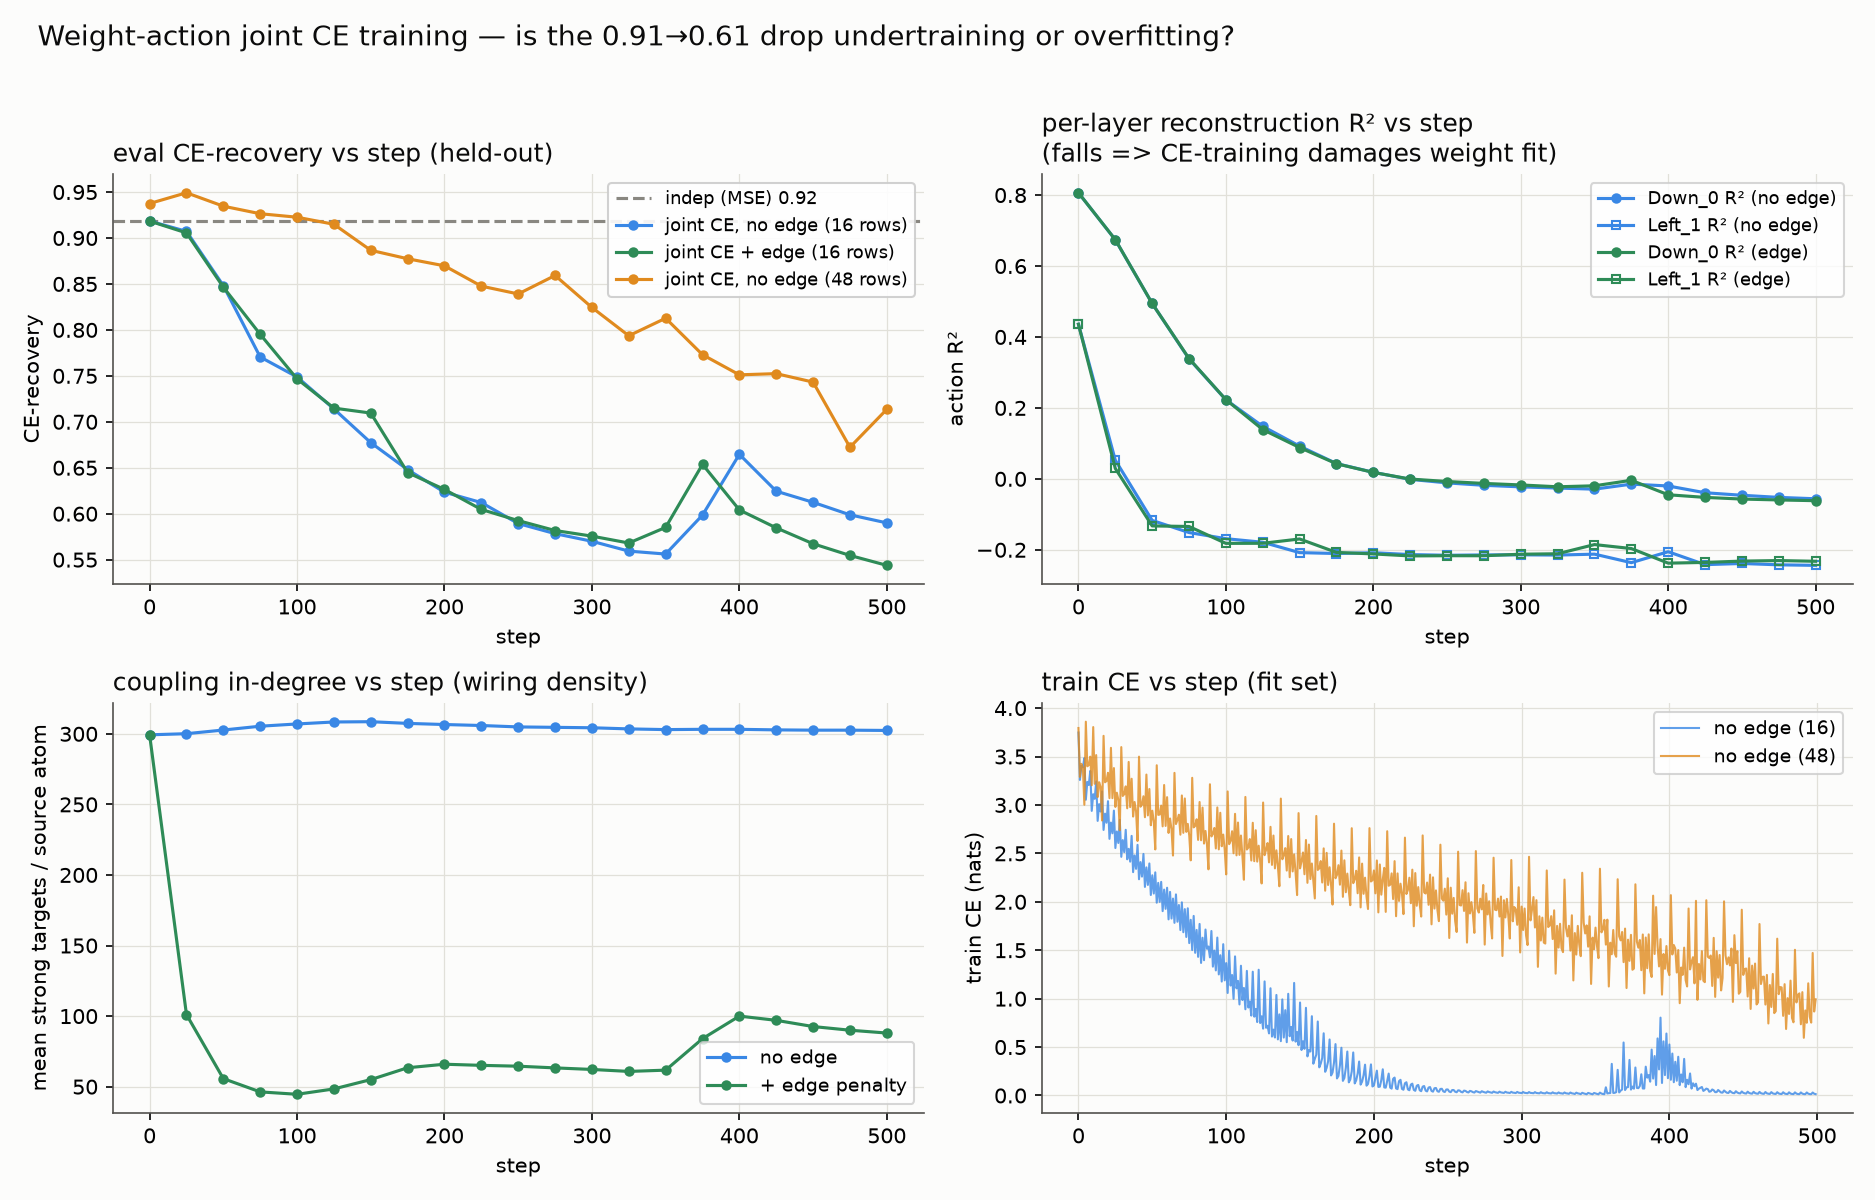

Reproduce this figure in Python.
"""TRAINING CURVES for the real-model CE-trained joint composition (diagnose the
0.908->0.605 drop: undertraining, or CE fine-tune damaging a good init?). Logs,
over steps: eval CE-recovery (held out), per-layer reconstruction R2 (Down_0,
Left_1), coupling in-degree, and train CE. Warm-starts joint from the independent
MSE solution (CE-rec ~0.9). Conditions:
  indep        -- reference (MSE per layer, no CE): flat lines.
  joint_e0     -- CE fine-tune, no edge, NFIT=16 (the real-run config).
  joint_e      -- CE fine-tune + edge penalty, NFIT=16.
  joint_e0_big -- CE fine-tune, no edge, NFIT=48 (overfitting test: more data ->
                  does eval CE-recovery hold?).
Produces a 4-panel figure (palette-matched) + the curve arrays as JSON.

REGISTERED PREDICTIONS:
  (0) if the drop is OVERFITTING: joint_e0 eval CE-recovery FALLS below its warm-
      start 0.9 as train CE falls, and joint_e0_big (more data) holds HIGHER;
  (a) if UNDERTRAINING: eval CE-recovery still RISING at the step budget (it is not
      plateaued) -- more steps would help;
  (b) edge penalty drops in-degree sharply with eval CE-recovery tracking joint_e0
      (sparser wiring, ~no CE cost);
  NULL: reconstruction R2 of each layer stays high if CE-training is not damaging
      the weight fit (if R2 falls, CE-training is trading weight-faithfulness for
      fit-set CE = overfitting)."""
import json, time, sys, torch
import torch.nn.functional as F
import numpy as np
import matplotlib; matplotlib.use('Agg'); import matplotlib.pyplot as plt
sys.path.insert(0, '/workspace/rspd'); sys.path.insert(0, '/workspace/tensor_language')
import census_lib as cl
from bilin18_joint_removal import m, DEV
from palette import INK, SECONDARY, MUTED, GRID, SURFACE

D = 1152; HID = 4608
PT = '/workspace/tensor_language/basis_aligned/bilinear_quotient/'
OUT = PT + 'real_joint_ce_curves_results.json'; FIG = PT + 'real_joint_ce_curves.png'
NEVAL = 24; P = 512; K = 32; STEPS = 500; EVAL_EVERY = 25; LAM_E = 0.03
SUB = {'d0': None, 'l1': None}
BLUE, RED, GREEN, ORANGE = '#3987e5', '#e34948', '#2e8b57', '#e08a1e'


def topk(pre, k):
    val, idx = pre.topk(k, dim=1); z = torch.zeros_like(pre); z.scatter_(1, idx, F.relu(val)); return z


def hook_d0(mo, i_, o_):
    return o_ if SUB['d0'] is None else SUB['d0'](i_[0].reshape(-1, HID)).reshape(o_.shape).to(o_.dtype)


def hook_l1(mo, i_, o_):
    return o_ if SUB['l1'] is None else SUB['l1'](i_[0].reshape(-1, D)).reshape(o_.shape).to(o_.dtype)


def forward_logits(idx):
    x = F.rms_norm(m.transformer.wte(idx), (D,)); x0 = x; v1 = None
    for blk in m.transformer.h: x, v1 = blk(x, v1, x0)
    return 30.0*torch.tanh(m.lm_head(F.rms_norm(x, (D,)))/30.0)


def ce_on(rows, n):
    s = 0.0; nn = 0
    for i in range(0, n, 4):
        bb = rows[i:i+4, :257].to(DEV); idx = bb[:, :-1].contiguous(); tgt = bb[:, 1:].contiguous()
        lp = F.log_softmax(forward_logits(idx).float(), -1)
        s += float(F.nll_loss(lp.reshape(-1, lp.shape[-1]), tgt.reshape(-1)))*idx.shape[0]; nn += idx.shape[0]
    return s/nn


@torch.no_grad()
def capture(rows, n, module, dim):
    cap = []
    h = module.register_forward_hook(lambda mo, i_, o_: cap.append(i_[0].detach().float().reshape(-1, dim)))
    for i in range(0, n, 4): forward_logits(rows[i:i+4, :257].to(DEV)[:, :-1].contiguous())
    h.remove(); return torch.cat(cap, 0)


def sub_fn(Dm, Em, b): return lambda g: topk(g @ Em.T, K) @ Dm.T + b


def r2(recon, Y): return float(1 - ((Y-recon)**2).sum()/((Y-Y.mean(0))**2).sum())


def in_degree(EL, D0, thr=0.2):
    C = F.normalize(EL, dim=1) @ F.normalize(D0, dim=0)
    return float((C.abs() > thr*C.abs().max(0).values.clamp_min(1e-9)).float().sum(0).mean())


def train_indep(Xin, Ytrue, din, dout, seed):
    torch.manual_seed(seed)
    Dm = (torch.randn(dout, P, device=DEV)/np.sqrt(dout)).requires_grad_(True)
    Em = (torch.randn(P, din, device=DEV)/np.sqrt(din)).requires_grad_(True)
    b = Ytrue.mean(0).clone().requires_grad_(True); opt = torch.optim.Adam([Dm, Em, b], lr=3e-3)
    for s in range(600):
        z = topk(Xin @ Em.T, K); loss = F.mse_loss(z @ Dm.T + b, Ytrue)
        opt.zero_grad(); loss.backward(); opt.step()
    return Dm.detach(), Em.detach(), b.detach()


def run_joint(fit, nfit, g0, r1, Y0, YL, lam, init0, initL, ce_abl, ben, ev):
    D0 = init0[0].clone().requires_grad_(True); E0 = init0[1].clone().requires_grad_(True); b0 = init0[2].clone().requires_grad_(True)
    DL = initL[0].clone().requires_grad_(True); EL = initL[1].clone().requires_grad_(True); bL = initL[2].clone().requires_grad_(True)
    opt = torch.optim.Adam([D0, E0, b0, DL, EL, bL], lr=1e-3)
    cur = {'step': [], 'ce_rec': [], 'r2_d0': [], 'r2_l1': [], 'in_deg': [], 'train_ce': []}
    for s in range(STEPS + 1):
        if s % EVAL_EVERY == 0:
            SUB['d0'] = sub_fn(D0.detach(), E0.detach(), b0.detach()); SUB['l1'] = sub_fn(DL.detach(), EL.detach(), bL.detach())
            with torch.no_grad():
                ce = ce_on(ev, NEVAL)
                rec0 = topk(g0 @ E0.T, K) @ D0.T + b0; recL = topk(r1 @ EL.T, K) @ DL.T + bL
            SUB['d0'] = SUB['l1'] = None
            cur['step'].append(s); cur['ce_rec'].append(round(float((ce_abl-ce)/max(ben,1e-6)), 4))
            cur['r2_d0'].append(round(r2(rec0, Y0), 4)); cur['r2_l1'].append(round(r2(recL, YL), 4))
            cur['in_deg'].append(round(in_degree(EL.detach(), D0.detach()), 1))
        if s == STEPS: break
        SUB['d0'] = sub_fn(D0, E0, b0); SUB['l1'] = sub_fn(DL, EL, bL)
        bb = fit[(s % (nfit//4))*4:(s % (nfit//4))*4+4, :257].to(DEV)
        idx = bb[:, :-1].contiguous(); tgt = bb[:, 1:].contiguous()
        lp = F.log_softmax(forward_logits(idx).float(), -1)
        ce = F.nll_loss(lp.reshape(-1, lp.shape[-1]), tgt.reshape(-1))
        C = F.normalize(EL, dim=1) @ F.normalize(D0, dim=0)
        (ce + lam*C.abs().mean()).backward(); opt.step(); opt.zero_grad()
        cur['train_ce'].append(round(float(ce), 4))
        SUB['d0'] = SUB['l1'] = None
    return cur


def main():
    t0 = time.time(); cl.use_state(PT + 'census_state_diverse.pt')
    rows = cl.fineweb_rows(48 + NEVAL); ev = rows[48:48+NEVAL]
    W0 = m.transformer.h[0].mlp.Down.weight.data.float().to(DEV)
    WL = m.transformer.h[1].mlp.Left.weight.data.float().to(DEV)
    h0 = m.transformer.h[0].mlp.Down.register_forward_hook(hook_d0)
    hL = m.transformer.h[1].mlp.Left.register_forward_hook(hook_l1)

    g0_big = capture(rows[:48], 48, m.transformer.h[0].mlp.Down, HID)
    r1_big = capture(rows[:48], 48, m.transformer.h[1].mlp.Left, D)
    # per-token counts differ; index the first 16-row worth for the small conditions
    n16 = g0_big.shape[0] * 16 // 48
    g0, r1 = g0_big[:n16], r1_big[:n16]
    Y0, YL = g0 @ W0.T, r1 @ WL.T; Y0b, YLb = g0_big @ W0.T, r1_big @ WL.T

    SUB['d0'] = SUB['l1'] = None
    with torch.no_grad(): ce_full = ce_on(ev, NEVAL)
    SUB['d0'] = lambda g: torch.zeros(g.shape[0], D, device=DEV); SUB['l1'] = lambda g: torch.zeros(g.shape[0], HID, device=DEV)
    with torch.no_grad(): ce_abl = ce_on(ev, NEVAL)
    SUB['d0'] = SUB['l1'] = None; ben = ce_abl - ce_full
    print(f'CE_full {ce_full:.3f} benefit {ben:.3f}', flush=True)

    with torch.enable_grad():
        init0 = train_indep(g0, Y0, HID, D, 1); initL = train_indep(r1, YL, D, HID, 3)
        init0b = train_indep(g0_big, Y0b, HID, D, 1); initLb = train_indep(r1_big, YLb, D, HID, 3)
    SUB['d0'] = sub_fn(*init0); SUB['l1'] = sub_fn(*initL)
    with torch.no_grad(): indep_rec = float((ce_abl - ce_on(ev, NEVAL))/max(ben, 1e-6))
    SUB['d0'] = SUB['l1'] = None
    print(f'indep CE-rec {indep_rec:.3f}', flush=True)

    with torch.enable_grad():
        c_e0 = run_joint(rows[:16], 16, g0, r1, Y0, YL, 0.0, init0, initL, ce_abl, ben, ev)
        print(f'joint_e0 end CE-rec {c_e0["ce_rec"][-1]}  in-deg {c_e0["in_deg"][-1]}', flush=True)
        c_e = run_joint(rows[:16], 16, g0, r1, Y0, YL, LAM_E, init0, initL, ce_abl, ben, ev)
        print(f'joint_e  end CE-rec {c_e["ce_rec"][-1]}  in-deg {c_e["in_deg"][-1]}', flush=True)
        c_big = run_joint(rows[:48], 48, g0_big, r1_big, Y0b, YLb, 0.0, init0b, initLb, ce_abl, ben, ev)
        print(f'joint_e0_big end CE-rec {c_big["ce_rec"][-1]}  in-deg {c_big["in_deg"][-1]}', flush=True)
    h0.remove(); hL.remove()

    # ---- figure ----
    fig, axs = plt.subplots(2, 2, figsize=(12.5, 8)); fig.patch.set_facecolor(SURFACE)
    for ax in axs.flat: ax.set_facecolor(SURFACE); ax.grid(True, color=GRID, lw=0.6, zorder=0)
    st = c_e0['step']
    A = axs[0, 0]
    A.axhline(indep_rec, color=MUTED, lw=1.5, ls='--', label=f'indep (MSE) {indep_rec:.2f}')
    A.plot(st, c_e0['ce_rec'], '-o', color=BLUE, ms=4, label='joint CE, no edge (16 rows)')
    A.plot(st, c_e['ce_rec'], '-o', color=GREEN, ms=4, label='joint CE + edge (16 rows)')
    A.plot(st, c_big['ce_rec'], '-o', color=ORANGE, ms=4, label='joint CE, no edge (48 rows)')
    A.set_title('eval CE-recovery vs step (held-out)', color=INK, fontsize=12, loc='left')
    A.set_xlabel('step', fontsize=10); A.set_ylabel('CE-recovery', fontsize=10); A.legend(fontsize=8.5, framealpha=0.9)
    B = axs[0, 1]
    B.plot(st, c_e0['r2_d0'], '-o', color=BLUE, ms=4, label='Down_0 R² (no edge)')
    B.plot(st, c_e0['r2_l1'], '-s', color=BLUE, ms=4, mfc='none', label='Left_1 R² (no edge)')
    B.plot(st, c_e['r2_d0'], '-o', color=GREEN, ms=4, label='Down_0 R² (edge)')
    B.plot(st, c_e['r2_l1'], '-s', color=GREEN, ms=4, mfc='none', label='Left_1 R² (edge)')
    B.set_title('per-layer reconstruction R² vs step\n(falls => CE-training damages weight fit)', color=INK, fontsize=12, loc='left')
    B.set_xlabel('step', fontsize=10); B.set_ylabel('action R²', fontsize=10); B.legend(fontsize=8.5)
    C = axs[1, 0]
    C.plot(st, c_e0['in_deg'], '-o', color=BLUE, ms=4, label='no edge')
    C.plot(st, c_e['in_deg'], '-o', color=GREEN, ms=4, label='+ edge penalty')
    C.set_title('coupling in-degree vs step (wiring density)', color=INK, fontsize=12, loc='left')
    C.set_xlabel('step', fontsize=10); C.set_ylabel('mean strong targets / source atom', fontsize=10); C.legend(fontsize=9)
    Dp = axs[1, 1]
    Dp.plot(range(len(c_e0['train_ce'])), c_e0['train_ce'], color=BLUE, lw=1, alpha=0.8, label='no edge (16)')
    Dp.plot(range(len(c_big['train_ce'])), c_big['train_ce'], color=ORANGE, lw=1, alpha=0.8, label='no edge (48)')
    Dp.set_title('train CE vs step (fit set)', color=INK, fontsize=12, loc='left')
    Dp.set_xlabel('step', fontsize=10); Dp.set_ylabel('train CE (nats)', fontsize=10); Dp.legend(fontsize=9)
    for ax in axs.flat:
        for s_ in ['top', 'right']: ax.spines[s_].set_visible(False)
        for s_ in ['left', 'bottom']: ax.spines[s_].set_color(SECONDARY)
    fig.suptitle('Weight-action joint CE training — is the 0.91→0.61 drop undertraining or overfitting?',
                 fontsize=13.5, color=INK, x=0.02, ha='left')
    fig.tight_layout(rect=[0, 0, 1, 0.97]); fig.savefig(FIG, dpi=150, facecolor=SURFACE)
    print('wrote', FIG, flush=True)

    out = {'indep_ce_rec': round(indep_rec, 4), 'joint_e0': c_e0, 'joint_e': c_e, 'joint_e0_big': c_big,
           'benefit': round(ben, 4), 'runtime_s': time.time()-t0}
    json.dump(out, open(OUT, 'w'), indent=1); print(f'wrote {OUT} ({out["runtime_s"]:.0f}s)')


if __name__ == '__main__':
    main()
